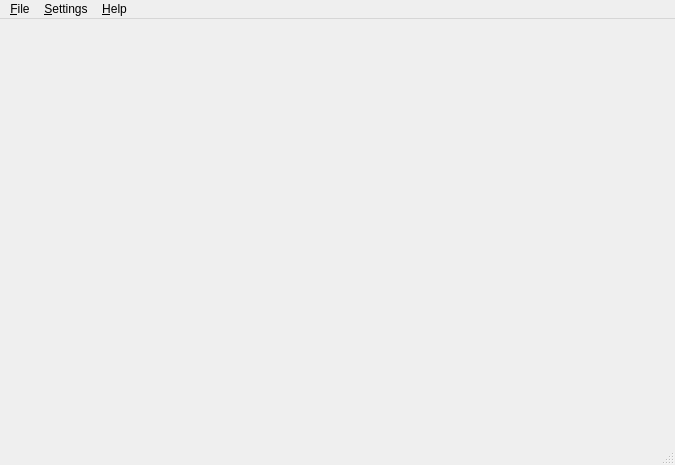
<?xml version="1.0" encoding="UTF-8"?>
<ui version="4.0">
 <class>MainWindow</class>
 <widget class="QMainWindow" name="MainWindow">
  <property name="geometry">
   <rect>
    <x>0</x>
    <y>0</y>
    <width>675</width>
    <height>465</height>
   </rect>
  </property>
  <property name="windowTitle">
   <string>MainWindow</string>
  </property>
  <widget class="QMenuBar" name="menuBar">
   <property name="geometry">
    <rect>
     <x>0</x>
     <y>0</y>
     <width>675</width>
     <height>18</height>
    </rect>
   </property>
   <widget class="QMenu" name="menuFile">
    <property name="title">
     <string>&amp;File</string>
    </property>
    <addaction name="actionOpen"/>
    <addaction name="separator"/>
    <addaction name="actionExit"/>
   </widget>
   <widget class="QMenu" name="menuSettings">
    <property name="title">
     <string>&amp;Settings</string>
    </property>
    <addaction name="actionInputSettings"/>
   </widget>
   <widget class="QMenu" name="menuHelp">
    <property name="title">
     <string>&amp;Help</string>
    </property>
    <addaction name="actionAbout"/>
   </widget>
   <addaction name="menuFile"/>
   <addaction name="menuSettings"/>
   <addaction name="menuHelp"/>
  </widget>
  <widget class="QStatusBar" name="statusBar"/>
  <action name="actionOpen">
   <property name="text">
    <string>&amp;Open</string>
   </property>
  </action>
  <action name="actionExit">
   <property name="text">
    <string>E&amp;xit</string>
   </property>
  </action>
  <action name="actionInputSettings">
   <property name="text">
    <string>&amp;Input Settings</string>
   </property>
  </action>
  <action name="actionAbout">
   <property name="text">
    <string>&amp;About</string>
   </property>
  </action>
 </widget>
 <resources/>
 <connections>
  <connection>
   <sender>actionInputSettings</sender>
   <signal>triggered()</signal>
   <receiver>MainWindow</receiver>
   <slot>openInputSettings()</slot>
   <hints>
    <hint type="sourcelabel">
     <x>-1</x>
     <y>-1</y>
    </hint>
    <hint type="destinationlabel">
     <x>337</x>
     <y>232</y>
    </hint>
   </hints>
  </connection>
 </connections>
 <slots>
  <slot>openInputSettings()</slot>
 </slots>
</ui>
